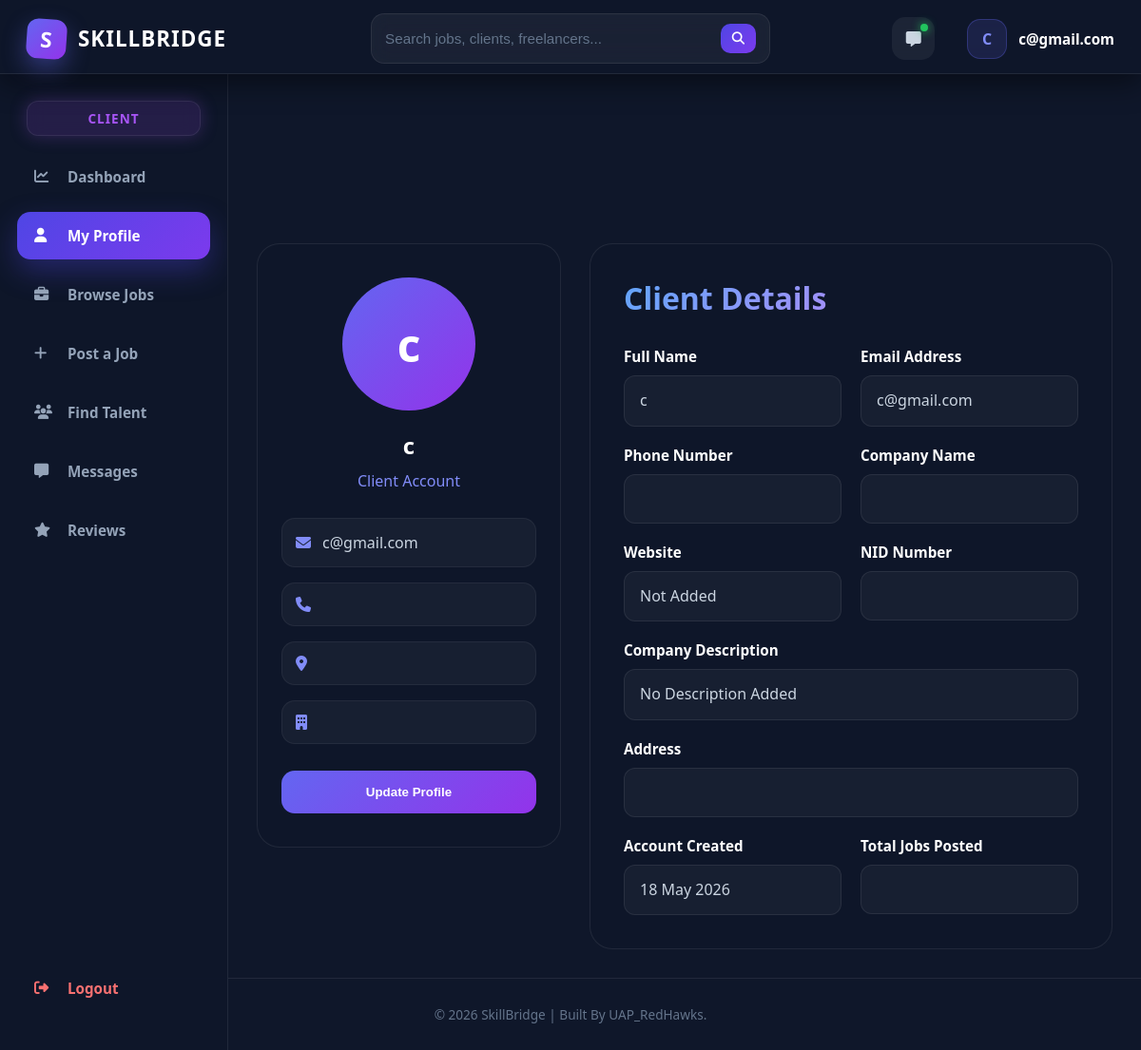
/users/client-profile/ (signed in), run on the app's committed database.
### users/models.py (models this page shows, shortened)
class ClientProfile(models.Model):
    user = models.OneToOneField(User, on_delete=models.CASCADE)
    name = models.CharField(max_length=200)
    email = models.EmailField(unique=True)
    phone = models.CharField(max_length=20)
    address = models.TextField()
    companyname = models.CharField(max_length=200, blank=True)
    companydescription = models.TextField(blank=True)
    website = models.URLField(blank=True)
    profileimage = models.ImageField(upload_to='profiles/', blank=True, null=True)
    nidnumber = models.CharField(max_length=50)
    createdat = models.DateTimeField(auto_now_add=True)

### users/views.py (the view, shortened to what this page needs)
# urls.py: path('client-profile/', views.client_profile, name='clientprofile'),
@login_required
def client_profile(request):
    profile = ClientProfile.objects.get(user=request.user)
    return render(request, 'users/clientprofile.html', {
        'profile': profile,
        'role': 'client'
    })

### templates/users/clientprofile.html (shortened to what this page needs)
{% extends 'core/base.html' %}
{% load static %}
{% block extra_css %}
  <link rel="stylesheet" href="{% static 'css/user/clientprofile.css' %}" />
  <link rel="stylesheet" href="https://cdnjs.cloudflare.com/ajax/libs/font-awesome/6.5.1/css/all.min.css" />
{% endblock %}
{% block content %}
  <div class="profile-page">
    <div class="profile-left">
      <div class="profile-card">
        <div class="profile-image-box">
          {% if profile.profileimage %}
            <img src="{{ profile.profileimage.url }}" alt="">
          {% else %}
            <div class="default-profile">
              {{ profile.name|slice:":1" }}
            </div>
          {% endif %}
        </div>
        <h2>{{ profile.name }}</h2>
        <p class="profile-role">
          Client Account
        </p>
        <div class="short-info">
          <div class="short-item">
            <i class="fas fa-envelope"></i>
            <span>{{ profile.email }}</span>
          </div>
          <div class="short-item">
            <i class="fas fa-phone"></i>
          </div>
          <div class="short-item">
            <i class="fas fa-location-dot"></i>
          </div>
          <div class="short-item">
            <i class="fas fa-building"></i>
          </div>
        </div>
        <button class="edit-btn" onclick="openModal()">
          Update Profile
        </button>
      </div>
    </div>
    <div class="profile-right">
      <div class="profile-details">
        <h1>Client Details</h1>
        <div class="details-grid">
          <div class="detail-group">
            <label>Full Name</label>
            <div class="detail-box">
              {{ profile.name }}
            </div>
          </div>
          <div class="detail-group">
            <label>Email Address</label>
            <div class="detail-box">
              {{ profile.email }}
            </div>
          </div>
          <div class="detail-group">
            <label>Phone Number</label>
            <div class="detail-box">
            </div>
          </div>
          <div class="detail-group">
            <label>Company Name</label>
            <div class="detail-box">
            </div>
          </div>
          <div class="detail-group">
            <label>Website</label>
            <div class="detail-box">
              {% if profile.website %}
                <a href="{{ profile.website }}" target="_blank">
                  {{ profile.website }}
                </a>
              {% else %}
                Not Added
              {% endif %}
            </div>
          </div>
          <div class="detail-group">
            <label>NID Number</label>
            <div class="detail-box">
            </div>
          </div>
          <div class="detail-group full-width">
            <label>Company Description</label>
            <div class="detail-box">
              {{ profile.companydescription|default:"No Description Added" }}
            </div>
          </div>
          <div class="detail-group full-width">
            <label>Address</label>
            <div class="detail-box">
            </div>
          </div>
          <div class="detail-group">
            <label>Account Created</label>
            <div class="detail-box">
              {{ profile.createdat|date:"d M Y" }}
            </div>
          </div>
          <div class="detail-group">
            <label>Total Jobs Posted</label>
            <div class="detail-box">
            </div>
          </div>
        </div>
      </div>
    </div>
  </div>
{% endblock %}

### templates/core/base.html (shortened to what this page needs)
{% load static %}
<!DOCTYPE html>
<html lang="en">
  <head>
    <link rel="stylesheet" href="https://cdnjs.cloudflare.com/ajax/libs/font-awesome/6.0.0/css/all.min.css" />
    <link rel="stylesheet" href="{% static 'css/core/base.css' %}" />
    {% block extra_css %}
    {% endblock %}
  </head>
  <body>
    <nav class="navbar">
      <div class="nav-container">
        <div class="nav-left">
          <a href="/" class="brand-logo"><div class="logo-box">S</div>SKILLBRIDGE</a>
          {% if user.is_authenticated %}
            <div class="nav-search">
              <form method="GET" action="{% url 'search' %}" class="search-form">
                <input type="text" name="q" placeholder="Search jobs, clients, freelancers..." />
                <button type="submit"><i class="fas fa-search"></i></button>
              </form>
            </div>
          {% else %}
            <div class="nav-links">
              <a href="{% url 'home' %}" class="nav-item">Home</a>
              <a href="{% url 'job_list' %}" class="nav-item">Browse Jobs</a>
              <a href="{% url 'findtalents' %}" class="nav-item">Find Talent</a>
            </div>
          {% endif %}
        </div>
        <div class="nav-right">
          {% if user.is_authenticated %}
            <a href="#" class="message-btn"><i class="fas fa-message"></i></a>
            <div class="user-info">
              <div class="user-avatar">{{ user.username.0|upper }}</div>
              <span class="user-name">{{ user.username }}</span>
            </div>
          {% else %}
            <a href="{% url 'login' %}" class="btn-login">Login</a>
            <a href="{% url 'signup' %}" class="btn-signup">Sign Up</a>
          {% endif %}
        </div>
      </div>
    </nav>
    {% if user.is_authenticated %}
      <div class="dashboard-layout">
        {% with current=request.path %}
          <aside class="sidebar">
            {% if request.session.role == 'freelancer' %}
              <div class="role-badge freelancer">Freelancer</div>
              <a href="{% url 'freelencerdashboard' %}" class="sidebar-item {% if request.resolver_match.url_name == 'freelencerdashboard' %}active{% endif %}"><i class="fas fa-chart-line"></i>Dashboard</a>
              <a href="{% url 'freelancerprofile' %}" class="sidebar-item {% if request.resolver_match.url_name == 'freelancerprofile' %}active{% endif %}"><i class="fas fa-user"></i>My Profile</a>
              <a href="{% url 'job_list' %}" class="sidebar-item {% if request.resolver_match.url_name == 'job_list' %}active{% endif %}"><i class="fas fa-briefcase"></i>Browse Jobs</a>
              <a href="{% url 'my_applications' %}" class="sidebar-item {% if request.resolver_match.url_name == 'my_applications' %}active{% endif %}"><i class="fas fa-file"></i>My Applications</a>
              <a href="{% url 'saved_jobs' %}" class="sidebar-item {% if request.resolver_match.url_name == 'saved_jobs' %}active{% endif %}"><i class="fas fa-bookmark"></i>Saved Jobs</a>
              <a href="#" class="sidebar-item"><i class="fas fa-message"></i>Messages</a>
              <a href="{% url 'frereview' %}" class="sidebar-item {% if request.resolver_match.url_name == 'frereview' %}active{% endif %}"><i class="fas fa-star"></i>Reviews</a>
            {% else %}
              <div class="role-badge client">Client</div>
              <a href="{% url 'clientdashboard' %}" class="sidebar-item {% if request.resolver_match.url_name == 'clientdashboard' %}active{% endif %}"><i class="fas fa-chart-line"></i>Dashboard</a>
              <a href="{% url 'clientprofile' %}" class="sidebar-item {% if request.resolver_match.url_name == 'clientprofile' %}active{% endif %}"><i class="fas fa-user"></i>My Profile</a>
              <a href="{% url 'job_list' %}" class="sidebar-item {% if request.resolver_match.url_name == 'job_list' %}active{% endif %}"><i class="fas fa-briefcase"></i>Browse Jobs</a>
              <a href="{% url 'post_job' %}" class="sidebar-item {% if request.resolver_match.url_name == 'post_job' %}active{% endif %}"><i class="fas fa-plus"></i>Post a Job</a>
              <a href="{% url 'findtalents' %}" class="sidebar-item {% if request.resolver_match.url_name == 'findtalents' %}active{% endif %}"><i class="fas fa-users"></i>Find Talent</a>
              <a href="#" class="sidebar-item"><i class="fas fa-message"></i>Messages</a>
              <a href="{% url 'frereview' %}" class="sidebar-item {% if request.resolver_match.url_name == 'frereview' %}active{% endif %}"><i class="fas fa-star"></i> Reviews</a>
            {% endif %}
            <a href="{% url 'logout' %}" class="sidebar-item logout-sidebar"><i class="fas fa-right-from-bracket"></i>Logout</a>
          </aside>
        {% endwith %}
        <main class="dashboard-content">
          {% block content %}
          {% endblock %}
        </main>
      </div>
    {% else %}
      <main class="main-wrapper">
        {% block guest_content %}
        {% endblock %}
      </main>
    {% endif %}
    <footer class="footer">
      <div class="footer-content">&copy; 2026 SkillBridge | Built By UAP_RedHawks.</div>
    </footer>
  </body>
</html>

### static/css/user/clientprofile.css (style rules this page uses)
.profile-page { width: 100%; display: grid; grid-template-columns: 320px 1fr; gap: 30px; align-items: start; }
.profile-left { width: 100%; }
.profile-card { background: rgba(15, 23, 42, 0.96); border: 1px solid rgba(255,255,255,0.08); border-radius: 24px; padding: 35px 25px; position: sticky; top: 100px; }
.profile-image-box { width: 140px; height: 140px; margin: 0 auto 20px; }
.profile-image-box img, .default-profile { width: 100%; height: 100%; border-radius: 50%; object-fit: cover; }
.default-profile { background: linear-gradient(135deg,#6366f1,#9333ea); display: flex; align-items: center; justify-content: center; font-size: 3rem; font-weight: 700; color: white; }
.profile-card h2 { text-align: center; color: white; margin-bottom: 10px; }
.profile-role { text-align: center; color: #818cf8; margin-bottom: 28px; }
.short-info { display: flex; flex-direction: column; gap: 16px; margin-bottom: 28px; }
.short-item { display: flex; align-items: center; gap: 12px; background: rgba(255,255,255,0.04); border: 1px solid rgba(255,255,255,0.06); padding: 14px; border-radius: 14px; color: #cbd5e1; }
.short-item i { color: #818cf8; }
.edit-btn { width: 100%; border: none; padding: 15px; border-radius: 14px; background: linear-gradient(135deg,#6366f1,#9333ea); color: white; font-weight: 700; cursor: pointer; transition: 0.3s; }
.profile-right { width: 100%; }
.profile-details { background: rgba(15, 23, 42, 0.96); border: 1px solid rgba(255,255,255,0.08); border-radius: 24px; padding: 35px; }
.profile-details h1 { font-size: 2rem; margin-bottom: 30px; background: linear-gradient(135deg,#60a5fa,#e879f9); -webkit-background-clip: text; -webkit-text-fill-color: transparent; }
.details-grid { display: grid; grid-template-columns: repeat(2,1fr); gap: 20px; }
.detail-group { display: flex; flex-direction: column; gap: 10px; }
.detail-group label { color: white; font-size: 0.95rem; font-weight: 600; }
.detail-box { background: rgba(255,255,255,0.04); border: 1px solid rgba(255,255,255,0.08); border-radius: 12px; padding: 13px 16px; color: #cbd5e1; min-height: 52px; display: flex; align-items: center; line-height: 1.6; word-break: break-word; }
.full-width { grid-column: span 2; }

### data on the page
ClientProfile: name "c", email "c@gmail.com", companydescription "No Description Added", createdat "18 May 2026"

### other printed values
{{ user.username.0|upper }} "C"
{{ user.username }} "c@gmail.com"
